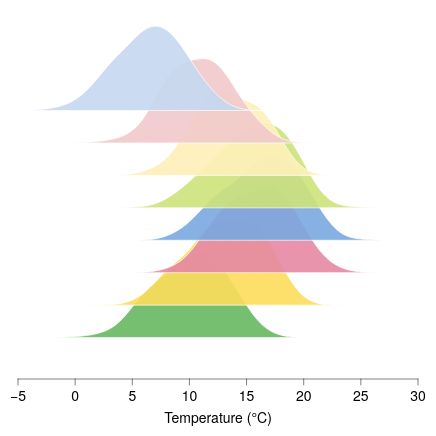

Here is the Vega-Lite specification saved for this chart:
### Vega-Lite specification from a JSON file in a GitHub repository (floating-point values rounded to 4 significant figures; data arrays with more than 128 entries replaced by an {"elided": "..."} marker saying what was removed)
{"background": null, "config": {"arc": {"fill": "#DBDBDB", "fillOpacity": 1.0, "innerRadius": 45.0, "padAngle": 0.03, "stroke": "black", "strokeOpacity": 1, "strokeWidth": 0.25}, "area": {"fill": "#DBDBDB", "fillOpacity": 1.0, "stroke": "black", "strokeOpacity": 1, "strokeWidth": 0.25}, "axis": {"domain": true, "domainCap": "round", "domainColor": "black", "domainWidth": 0.25, "grid": false, "gridCap": "round", "gridColor": "#F1F1F1", "gridDash": [0, 0], "gridOpacity": 1.0, "gridWidth": 0.25, "labelColor": "black", "labelFont": "Helvetica Neue", "labelFontSize": 7, "labelFontStyle": "normal", "labelFontWeight": 400, "offset": 4.5, "ticks": true, "tickCap": "round", "tickColor": "black", "tickRound": false, "tickSize": 3, "tickWidth": 0.25, "titleColor": "black", "titleFont": "Helvetica Neue", "titleFontSize": 7, "titleFontStyle": "normal", "titleFontWeight": 400}, "axisX": {"domain": true, "labelAlign": "center", "labelAngle": 0, "labels": true, "ticks": true, "translate": 0}, "axisY": {"domain": true, "labelAlign": "right", "labelAngle": 0, "labels": true, "ticks": true, "translate": 0}, "axisRight": {"domain": true, "labelAlign": "left", "labelAngle": 0, "labels": true, "ticks": true, "translate": 0}, "axisTop": {"domain": true, "labelAlign": "center", "labelAngle": 0, "labels": true, "ticks": true, "translate": 0}, "axisBand": {"tickOffset": 0}, "bar": {"fill": "#DBDBDB", "fillOpacity": 1.0, "stroke": "black", "strokeOpacity": 1, "strokeWidth": 0.25}, "boxplot": {"size": 16.2, "ticks": {"cornerRadius": 0.25, "fill": "black", "opacity": 1, "size": 8.1, "thickness": 0.25}, "box": {"fillOpacity": 1.0, "stroke": "black", "strokeOpacity": 1, "strokeWidth": 0.25}, "median": {"cornerRadius": 0, "fill": "black", "fillOpacity": 1.0, "opacity": 1, "size": 16.2, "thickness": 0.25}, "rule": {"fill": "black", "fillOpacity": 1.0, "size": 18.0, "stroke": "black", "strokeDash": [0, 0], "strokeOpacity": 1, "strokeWidth": 0.25}, "outliers": {"color": "black", "fill": "black", "fillOpacity": 1.0, "size": 0, "stroke": "black", "strokeOpacity": 1, "strokeWidth": 0.25}}, "circle": {"fill": "black", "fillOpacity": 1.0, "size": 0.9, "stroke": null, "strokeOpacity": 1, "strokeWidth": 0.25}, "errorband": {"band": {"fillOpacity": 0.6, "stroke": null, "strokeWidth": 0.25, "strokeOpacity": 1}, "borders": {"opacity": 0, "strokeOpacity": 0.25, "strokeWidth": 1}}, "errorbar": {"opacity": 1, "rule": {"strokeDash": [0, 0], "strokeWidth": 0.25}, "ticks": {"color": "black", "cornerRadius": 0.125, "opacity": 1, "size": 10.8, "thickness": 0.25}, "thickness": 0.25}, "font": "Helvetica Neue", "geoshape": {"fill": "#DBDBDB", "fillOpacity": 1.0, "stroke": "black", "strokeOpacity": 1, "strokeWidth": 0.25}, "header": {"labelColor": "black", "labelFont": "Helvetica Neue", "labelFontSize": 7, "labelFontStyle": "normal", "labelFontWeight": 400, "titleColor": "black", "titleFont": "Helvetica Neue", "titleFontSize": 7, "titleFontStyle": "normal", "titleFontWeight": 400, "titlePadding": 0}, "legend": {"disable": false, "offset": 4.5, "titlePadding": 4, "labelOffset": 2, "gradientLabelOffset": 2, "gradientLength": 90.0, "gradientThickness": 9.0, "gradientOpacity": 1.0, "gradientStrokeColor": "black", "gradientStrokeWidth": 0.25, "labelColor": "black", "labelFont": "Helvetica Neue", "labelFontSize": 7, "labelFontStyle": "normal", "labelFontWeight": 400, "strokeColor": "black", "strokeWidth": 0, "symbolSize": 42, "symbolStrokeColor": "black", "symbolStrokeWidth": 0.25, "titleColor": "black", "titleFont": "Helvetica Neue", "titleFontSize": 7, "titleFontStyle": "normal", "titleFontWeight": 400}, "line": {"color": "black", "stroke": "black", "strokeCap": "round", "strokeDash": [0, 0], "strokeOpacity": 1, "strokeWidth": 0.375}, "point": {"filled": true, "fill": "#DBDBDB", "fillOpacity": 1.0, "size": 9.0, "stroke": "black", "strokeOpacity": 1, "strokeWidth": 0.25}, "range": {"category": ["#C6D9F1", "#F1C9CB", "#FEF0B9", "#CEE37A", "#7AA8E0", "#E589A3", "#FDDD5D", "#68B961", "#4177B1", "#C35082", "#E5C227", "#438156"], "diverging": {"scheme": ["#C35082", "#CE6D94", "#D989A7", "#E2A4BA", "#EABFCE", "#F1DBE2", "#F6F6F6", "#D7E0EB", "#B9CBE0", "#9BB6D5", "#7DA1C9", "#5F8CBD", "#4177B1"]}, "heatmap": {"scheme": ["#32022B", "#43044D", "#4C196E", "#4D338C", "#484DA6", "#3A68BB", "#1D83CA", "#1D9CCB", "#23B5C9", "#28CDC5", "#4DE0B4", "#91EE9F"]}, "ordinal": {"scheme": ["#F1F1F1", "#DBDBDB", "#C6C6C6", "#B2B2B2", "#9D9D9D", "#898989", "#767676", "#636363", "#515151", "#404040", "#2F2F2F", "#1F1F1F"]}, "ramp": {"scheme": ["#32022B", "#43044D", "#4C196E", "#4D338C", "#484DA6", "#3A68BB", "#1D83CA", "#1D9CCB", "#23B5C9", "#28CDC5", "#4DE0B4", "#91EE9F"]}}, "rule": {"color": "black", "stroke": "black", "strokeCap": "round", "strokeDash": [2, 2], "strokeOpacity": 1, "strokeWidth": 0.25}, "scale": {"bandPaddingInner": 0.1, "bandPaddingOuter": 0.1, "round": false}, "rect": {"fill": "#DBDBDB", "fillOpacity": 1.0, "stroke": "black", "strokeOpacity": 1, "strokeWidth": 0.25}, "square": {"fill": "#DBDBDB", "fillOpacity": 1.0, "size": 18.0, "stroke": "black", "strokeOpacity": 1, "strokeWidth": 0.25}, "text": {"color": "black", "font": "Helvetica Neue", "fontSize": 7, "fontStyle": "normal", "fontWeight": 400}, "tick": {"color": "black", "cornerRadius": 0.125, "opacity": 1.0, "size": 16.2, "thickness": 0.25}, "title": {"anchor": "middle", "frame": "group", "color": "black", "font": "Helvetica Neue", "fontSize": 7, "fontStyle": "normal", "fontWeight": 400, "subtitleColor": "black", "subtitleFont": "Helvetica Neue", "subtitleFontSize": "Helvetica Neue", "subtitleFontStyle": "normal", "subtitleFontWeight": 400}, "trail": {"color": "black", "opacity": 1, "size": 0.375}, "view": {"continuousWidth": 200, "continuousHeight": 180, "discreteWidth": 200, "discreteHeight": 180, "fill": null, "stroke": null, "strokeWidth": 0.25}}, "layer": [{"data": {"name": "data-6db767bdc4b5f75d9195909c66819f1d"}, "mark": {"type": "area", "interpolate": "monotone", "opacity": 0.9, "stroke": "white", "strokeWidth": 0.4}, "encoding": {"color": {"field": "month", "legend": null, "sort": ["Jan", "Feb", "Mar", "Apr", "May", "Jun", "Jul", "Aug"], "type": "nominal"}, "x": {"field": "temp", "title": "Temperature (°C)", "type": "quantitative"}, "y": {"axis": null, "field": "top", "scale": {"domain": [-8, 3.1]}, "type": "quantitative"}, "y2": {"field": "base"}}}, {"data": {"name": "data-986f80a79813d33c28aef8929794bbb5"}, "mark": {"type": "area", "interpolate": "monotone", "opacity": 0.9, "stroke": "white", "strokeWidth": 0.4}, "encoding": {"color": {"field": "month", "legend": null, "sort": ["Jan", "Feb", "Mar", "Apr", "May", "Jun", "Jul", "Aug"], "type": "nominal"}, "x": {"field": "temp", "title": "Temperature (°C)", "type": "quantitative"}, "y": {"axis": null, "field": "top", "scale": {"domain": [-8, 3.1]}, "type": "quantitative"}, "y2": {"field": "base"}}}, {"data": {"name": "data-93db51145ac26849250869f25c7cb853"}, "mark": {"type": "area", "interpolate": "monotone", "opacity": 0.9, "stroke": "white", "strokeWidth": 0.4}, "encoding": {"color": {"field": "month", "legend": null, "sort": ["Jan", "Feb", "Mar", "Apr", "May", "Jun", "Jul", "Aug"], "type": "nominal"}, "x": {"field": "temp", "title": "Temperature (°C)", "type": "quantitative"}, "y": {"axis": null, "field": "top", "scale": {"domain": [-8, 3.1]}, "type": "quantitative"}, "y2": {"field": "base"}}}, {"data": {"name": "data-735969c7ef1a6bcc98c1cbd3e34db817"}, "mark": {"type": "area", "interpolate": "monotone", "opacity": 0.9, "stroke": "white", "strokeWidth": 0.4}, "encoding": {"color": {"field": "month", "legend": null, "sort": ["Jan", "Feb", "Mar", "Apr", "May", "Jun", "Jul", "Aug"], "type": "nominal"}, "x": {"field": "temp", "title": "Temperature (°C)", "type": "quantitative"}, "y": {"axis": null, "field": "top", "scale": {"domain": [-8, 3.1]}, "type": "quantitative"}, "y2": {"field": "base"}}}, {"data": {"name": "data-adf3bcc3fbc87d434eb250b2690d8df6"}, "mark": {"type": "area", "interpolate": "monotone", "opacity": 0.9, "stroke": "white", "strokeWidth": 0.4}, "encoding": {"color": {"field": "month", "legend": null, "sort": ["Jan", "Feb", "Mar", "Apr", "May", "Jun", "Jul", "Aug"], "type": "nominal"}, "x": {"field": "temp", "title": "Temperature (°C)", "type": "quantitative"}, "y": {"axis": null, "field": "top", "scale": {"domain": [-8, 3.1]}, "type": "quantitative"}, "y2": {"field": "base"}}}, {"data": {"name": "data-bea6027bf8f347bab5d626b907d9ac1d"}, "mark": {"type": "area", "interpolate": "monotone", "opacity": 0.9, "stroke": "white", "strokeWidth": 0.4}, "encoding": {"color": {"field": "month", "legend": null, "sort": ["Jan", "Feb", "Mar", "Apr", "May", "Jun", "Jul", "Aug"], "type": "nominal"}, "x": {"field": "temp", "title": "Temperature (°C)", "type": "quantitative"}, "y": {"axis": null, "field": "top", "scale": {"domain": [-8, 3.1]}, "type": "quantitative"}, "y2": {"field": "base"}}}, {"data": {"name": "data-dc484e28f11f3e69808405af43673b76"}, "mark": {"type": "area", "interpolate": "monotone", "opacity": 0.9, "stroke": "white", "strokeWidth": 0.4}, "encoding": {"color": {"field": "month", "legend": null, "sort": ["Jan", "Feb", "Mar", "Apr", "May", "Jun", "Jul", "Aug"], "type": "nominal"}, "x": {"field": "temp", "title": "Temperature (°C)", "type": "quantitative"}, "y": {"axis": null, "field": "top", "scale": {"domain": [-8, 3.1]}, "type": "quantitative"}, "y2": {"field": "base"}}}, {"data": {"name": "data-cdb39cfc30a03a8a446c2c8078aab3aa"}, "mark": {"type": "area", "interpolate": "monotone", "opacity": 0.9, "stroke": "white", "strokeWidth": 0.4}, "encoding": {"color": {"field": "month", "legend": null, "sort": ["Jan", "Feb", "Mar", "Apr", "May", "Jun", "Jul", "Aug"], "type": "nominal"}, "x": {"field": "temp", "title": "Temperature (°C)", "type": "quantitative"}, "y": {"axis": null, "field": "top", "scale": {"domain": [-8, 3.1]}, "type": "quantitative"}, "y2": {"field": "base"}}}], "$schema": "https://vega.github.io/schema/vega-lite/v6.4.1.json", "datasets": {"data-6db767bdc4b5f75d9195909c66819f1d": {"elided": "220 records"}, "data-986f80a79813d33c28aef8929794bbb5": {"elided": "220 records"}, "data-93db51145ac26849250869f25c7cb853": {"elided": "220 records"}, "data-735969c7ef1a6bcc98c1cbd3e34db817": {"elided": "220 records"}, "data-adf3bcc3fbc87d434eb250b2690d8df6": {"elided": "220 records"}, "data-bea6027bf8f347bab5d626b907d9ac1d": {"elided": "220 records"}, "data-dc484e28f11f3e69808405af43673b76": {"elided": "220 records"}, "data-cdb39cfc30a03a8a446c2c8078aab3aa": {"elided": "220 records"}}}
